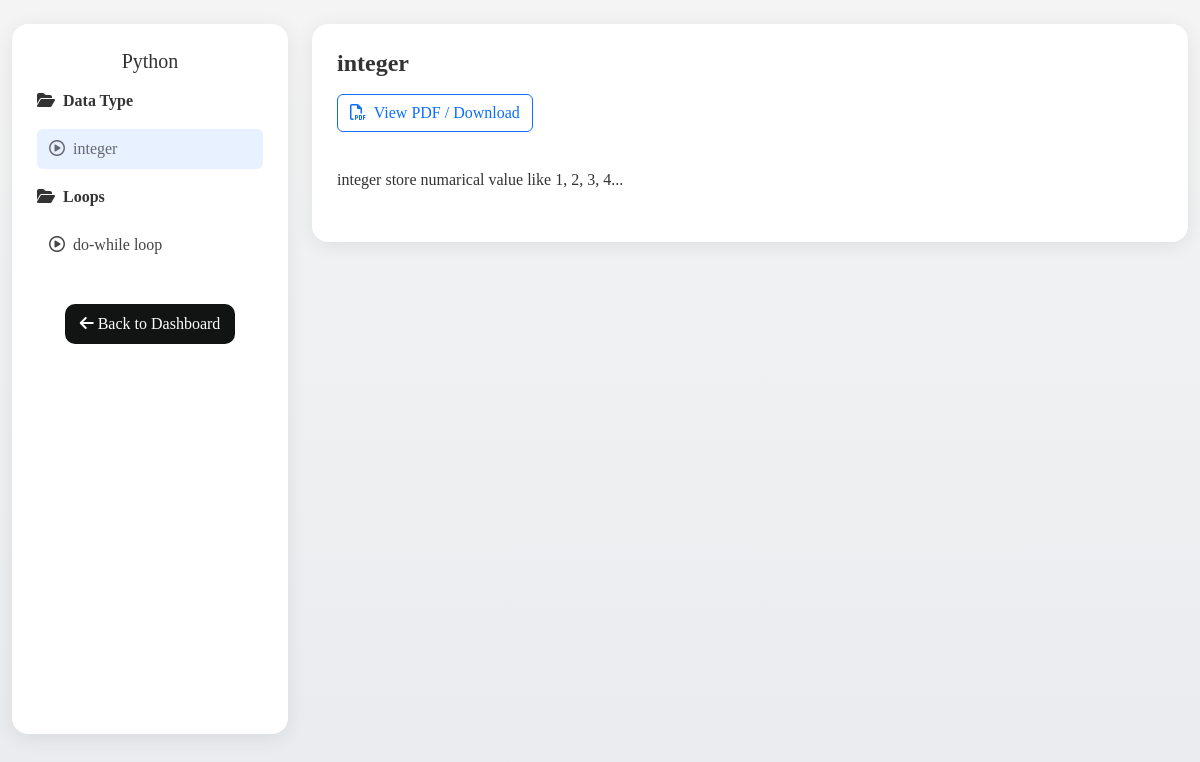
/lms/lesson_detail/1 (signed in), run on the app's committed database.
### lms/models.py (models this page shows, shortened)
class Course(models.Model):
    LEVEL_CHOICES = [
        ('beginner', 'Beginner'),
        ('intermediate', 'Intermediate'),
        ('advanced', 'Advanced'),
    ]
    title = models.CharField(max_length=200)
    description = models.TextField()
    instructor = models.ForeignKey(User, on_delete=models.CASCADE, related_name='courses_taught')
    category = models.ForeignKey(CourseCategory, on_delete=models.SET_NULL, null=True)
    level = models.CharField(max_length=20, choices=LEVEL_CHOICES, default='beginner')
    price = models.DecimalField(max_digits=10, decimal_places=2, default=0.00)
    duration_hours = models.PositiveIntegerField(default=0)
    thumbnail = models.ImageField(upload_to='course_thumbnails/', blank=True, null=True)
    is_published = models.BooleanField(default=False)
    created_at = models.DateTimeField(auto_now_add=True)
    updated_at = models.DateTimeField(auto_now=True)

class Module(models.Model):
    course = models.ForeignKey(Course, on_delete=models.CASCADE, related_name='modules')
    title = models.CharField(max_length=200)
    description = models.TextField(blank=True)
    order = models.PositiveIntegerField(default=0)
    created_at = models.DateTimeField(auto_now_add=True)
    class Meta:
        ordering = ['order']

class Lesson(models.Model):
    course = models.ForeignKey(Course, on_delete=models.CASCADE, related_name='course_lessons', blank=True, null=True)
    module = models.ForeignKey(Module, on_delete=models.CASCADE, related_name='module_lessons')
    title = models.CharField(max_length=200)
    content = models.TextField()
    video = models.FileField(upload_to='lessons/videos', blank=True, null=True)
    pdf_material = models.FileField(upload_to='lessons/pdfs', blank=True, null=True)
    duration_minutes = models.PositiveIntegerField(default=0)
    order = models.PositiveIntegerField(default=0)
    created_at = models.DateTimeField(auto_now_add=True)
    class Meta:
        ordering = ['order']
        unique_together = ('module', 'title')

### lms/views.py (the view)
# urls.py: path('lesson_detail/<int:lesson_id>', lesson_detail, name='lesson_detail'),
@login_required
def lesson_detail(request, lesson_id):
    lesson = get_object_or_404(Lesson.objects.select_related('module', 'course'), id=lesson_id)
    course = lesson.course or lesson.module.course
    if not Enrollment.objects.filter(student=request.user, course=course).exists():
        return redirect(f"/checkout/?course_id={course.id}")
    modules = course.modules.prefetch_related('module_lessons')
    progress, created = LessonProgress.objects.get_or_create(student=request.user, lesson=lesson)
    if progress.status == "Not Started":
        progress.status = "In Progress"
        progress.save()
    lessons_in_module = list(lesson.module.module_lessons.all().order_by('order'))
    current_index = lessons_in_module.index(lesson)
    previous_lesson = lessons_in_module[current_index - 1] if current_index > 0 else None
    next_lesson = lessons_in_module[current_index + 1] if current_index < len(lessons_in_module) - 1 else None
    lesson_progress_qs = LessonProgress.objects.filter(
        student=request.user,
        lesson__module__course=course
    )
    progress_map = {p.lesson.id: p.status for p in lesson_progress_qs}
    total_lessons = Lesson.objects.filter(module__course=course).count()
    completed_lessons = lesson_progress_qs.filter(status="Completed").count()
    progress_percent = int((completed_lessons / total_lessons) * 100) if total_lessons else 0
    context = {
    "course": course,
    "modules": modules,
    "selected_lesson": lesson,
    "previous_lesson": previous_lesson,
    "next_lesson": next_lesson,
    "progress_map": progress_map,
    "progress_percent": progress_percent,
    }
    return render(request, "lesson_detail.html", context)

### templates/lesson_detail.html (shortened to what this page needs)
{% load static %}
<!DOCTYPE html>
<html lang="en">
<head>
  <link href="https://cdn.jsdelivr.net/npm/bootstrap@5.3.3/dist/css/bootstrap.min.css" rel="stylesheet">
  <link rel="stylesheet" href="https://cdnjs.cloudflare.com/ajax/libs/font-awesome/6.5.0/css/all.min.css">
</head>
<body>
<div class="container-fluid py-4">
  <div class="row">
    <div class="col-lg-3 mb-4">
      <div class="sidebar">
        <h5 class="text-center mb-3">{{ course.title }}</h5>
        {% for module in modules %}
          <div>
            <p class="module-title"><i class="fa-solid fa-folder-open me-1"></i> {{ module.title }}</p>
            <ul class="list-unstyled">
              {% for lesson in module.module_lessons.all %}
                <li>
                  <a href="{% url 'lesson_detail' lesson.id %}"
                     class="lesson-link {% if selected_lesson.id == lesson.id %}active{% endif %}">
                    <i class="fa-regular fa-circle-play me-1"></i> {{ lesson.title }}
                  </a>
                </li>
              {% endfor %}
            </ul>
          </div>
        {% empty %}
          <p class="text-muted text-center small">No modules yet.</p>
        {% endfor %}
        <div class="mt-4 text-center">
          <a href="{% url 'student_dashboard' %}" class="dashboard-btn">
            <i class="fa-solid fa-arrow-left"></i> Back to Dashboard
          </a>
        </div>
      </div>
    </div>
    <div class="col-lg-9">
      <div class="content-card">
        <h4 class="fw-bold mb-3">{{ selected_lesson.title }}</h4>
        {% if selected_lesson.pdf_material %}
          <a href="{{ selected_lesson.pdf_material.url }}" target="_blank" class="btn btn-outline-primary mb-3">
            <i class="fa-regular fa-file-pdf me-1"></i> View PDF / Download
          </a>
        {% endif %}
        <div class="lesson-content">
          {{ selected_lesson.content|safe }}
        </div>
      </div>
    </div>
  </div>
</div>
</body>
</html>

### templates/lesson_detail.html (style rules this page uses)
body { font-family: "Times New Roman", Tahoma, Geneva, Verdana, sans-serif; background: linear-gradient(to bottom, #f4f4f4, #e9ecef); color: #333; margin: 0; min-height: 100vh; }
.sidebar { background-color: #fff; border-radius: 16px; box-shadow: 0 4px 20px rgba(0,0,0,0.08); padding: 25px; height: calc(100vh - 90px); overflow-y: auto; position: sticky; top: 80px; }
.module-title { font-weight: 600; color: #333; margin-top: 15px; }
.lesson-link { display: block; padding: 8px 12px; border-radius: 6px; color: #444; text-decoration: none; margin-bottom: 4px; }
.lesson-link:hover, .lesson-link.active { background-color: #e7f1ff; color: #65686e; font-weight: 500; }
.content-card { background-color: #fff; border-radius: 16px; box-shadow: 0 4px 20px rgba(0,0,0,0.08); padding: 25px; }
.lesson-content { margin-top: 20px; font-size: 16px; color: #333; }
.dashboard-btn { margin-top: 15px; display: inline-block; text-align: center; background: #111413; color: white; padding: 8px 15px; border-radius: 10px; text-decoration: none; transition: all 0.3s ease; }

### data on the page
Course: title "Python"
Module: title "Data Type"
Lesson: title "integer", content "integer store numarical value like 1, 2, 3, 4..."
Module: title "Loops"
Lesson: title "do-while loop"
